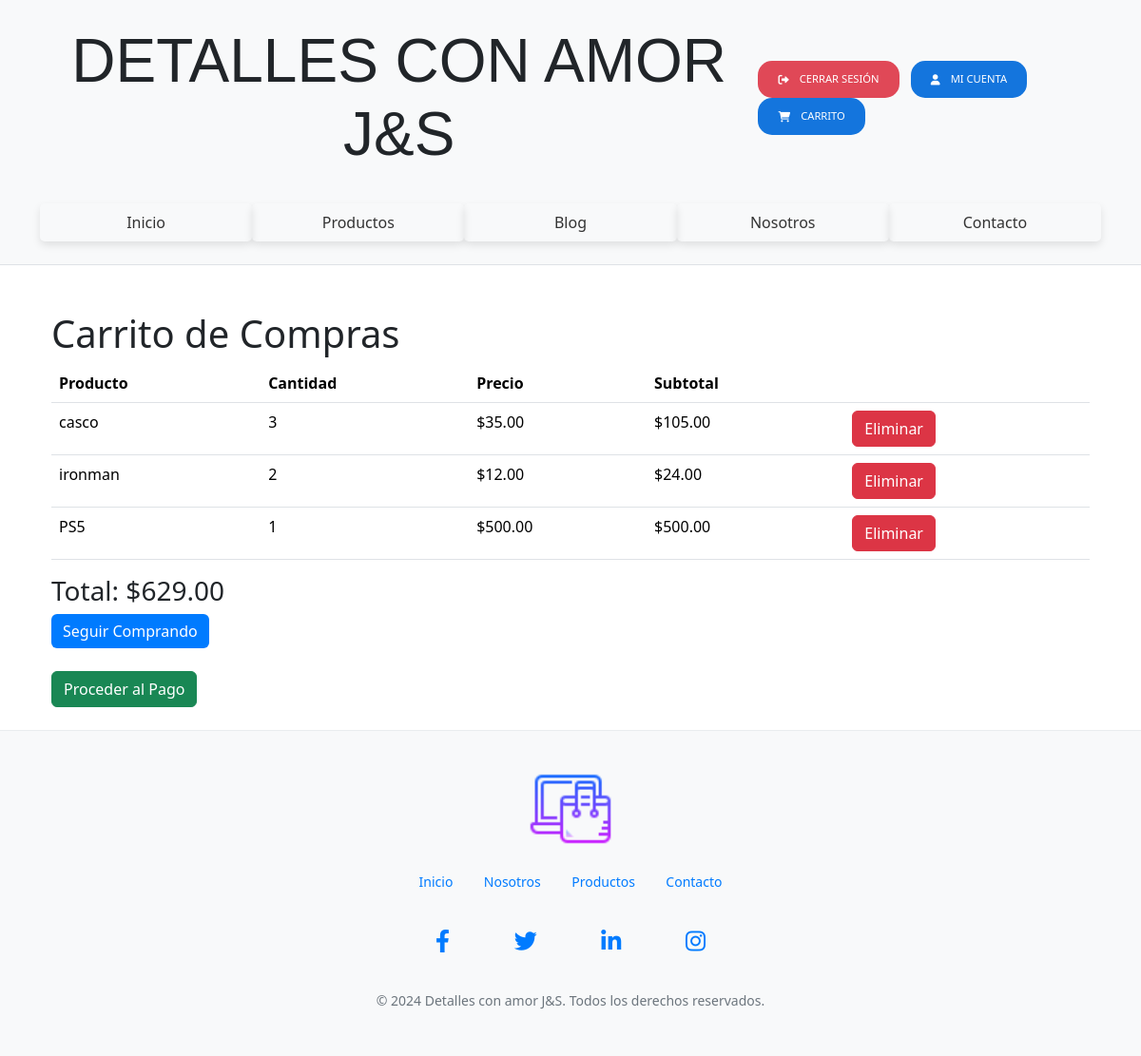
Screenshot of /carrito/ (signed in) with the database file from the repository.
### carrito/models.py (models this page shows, shortened)
class CarritoItem(models.Model):
    carrito = models.ForeignKey(Carrito, related_name='items', on_delete=models.CASCADE)
    producto = models.ForeignKey(Producto, on_delete=models.CASCADE)
    cantidad = models.PositiveIntegerField(default=1)
    agregado_el = models.DateTimeField(auto_now_add=True)
    def subtotal(self):
        return self.cantidad * self.producto.precio

### productos/models.py (models this page shows, shortened)
class Producto(models.Model):
    nombre = models.CharField(max_length=100)
    descripcion = models.TextField()
    precio = models.DecimalField(max_digits=10, decimal_places=2)
    stock = models.PositiveIntegerField(default=0)  # Cantidad en inventario
    imagen = models.ImageField(upload_to='productos/', blank=True, null=True)  # Campo de imagen
    categoria = models.ForeignKey(Categoria, on_delete=models.CASCADE)

### carrito/views.py (the view)
# urls.py: path('', views.ver_carrito, name='ver_carrito'),
def ver_carrito(request):
    carrito_items = obtener_carrito(request)
    total = sum(item.subtotal() for item in carrito_items)
    return render(request, 'carrito/ver_carrito.html', {'carrito_items': carrito_items, 'total': total})

### carrito/views.py (called while the page is built)
def obtener_carrito(request):
    if request.user.is_authenticated:
        carrito, created = Carrito.objects.get_or_create(usuario=request.user, activo=True)
        return CarritoItem.objects.filter(carrito=carrito)
    else:
        session_key = request.session.session_key
        if not session_key:
            request.session.create()
            session_key = request.session.session_key
        return CarritoItem.objects.filter(carrito__isnull=True)

### tienda_online/templates/carrito/ver_carrito.html (shortened to what this page needs)
{% extends 'base.html' %}
{% block content %}
    <div class="container mt-5">
        <h1>Carrito de Compras</h1>
        <table class="table">
            <thead>
                <tr>
                    <th>Producto</th>
                    <th>Cantidad</th>
                    <th>Precio</th>
                    <th>Subtotal</th>
                    <th></th>
                </tr>
            </thead>
            <tbody>
                {% for item in carrito_items %}
                <tr>
                    <td>{{ item.producto.nombre }}</td>
                    <td>{{ item.cantidad }}</td>
                    <td>${{ item.producto.precio }}</td>
                    <td>${{ item.subtotal }}</td>
                    <td>
                        <a href="{% url 'carrito:quitar_del_carrito' item.id %}" class="btn btn-danger">Eliminar</a>
                    </td>
                </tr>
                {% endfor %}
            </tbody>
        </table>
        <h3>Total: ${{ total }}</h3>
        <a href="{% url 'productos:lista_productos' %}" class="btn btn-primary">Seguir Comprando</a>
        <button id="pagar" class="btn btn-success">Proceder al Pago</button>
    </div>
{% endblock %}

### static/css/styles.css (style rules this page uses)
.btn-primary { background-color: #007bff; border: none; }
.container-fluid, body { padding: 0; margin: 0 auto; width: 100%; }

### rows the page displays
CarritoItem: producto.nombre "casco", cantidad "3", producto.precio "35.00", subtotal "105.00"
CarritoItem: producto.nombre "ironman", cantidad "2", producto.precio "12.00", subtotal "24.00"
CarritoItem: producto.nombre "PS5", cantidad "1", producto.precio "500.00", subtotal "500.00"

### other values shown
{{ total }} "629.00"
